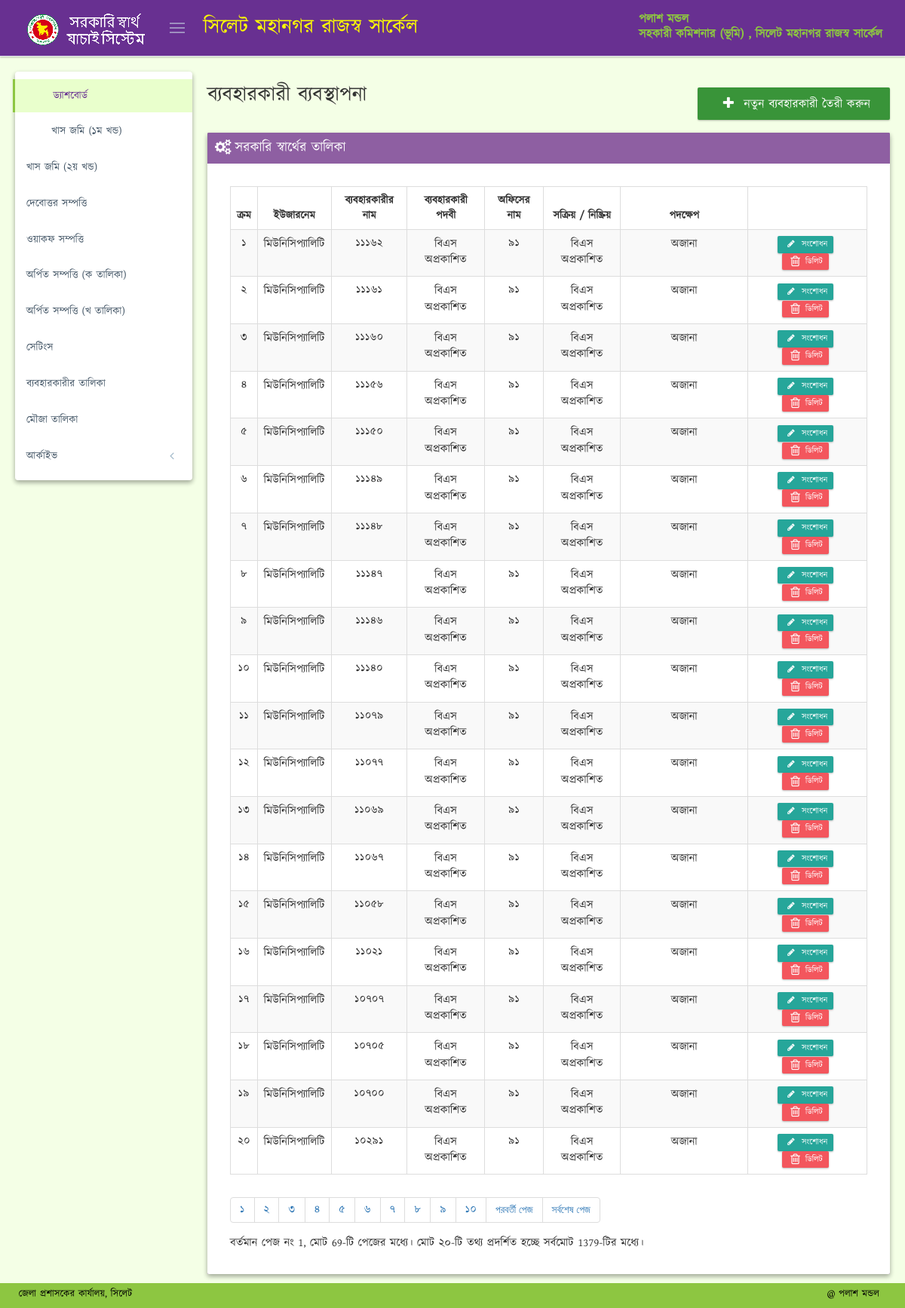
The page /users.php (signed in) on the database its author committed.
### tables this page shows
CREATE TABLE IF NOT EXISTS `settings` (
  `field_name` varchar(120) DEFAULT 'মহানগর রাজস্ব সার্কেল',
  `field_value` varchar(120) DEFAULT 'মহানগর রাজস্ব সার্কেল'
);

CREATE TABLE IF NOT EXISTS `users` (
  `id` int(11) NOT NULL AUTO_INCREMENT,
  `username` varchar(50) NOT NULL,
  `password` varchar(255) NOT NULL,
  `email` varchar(64) DEFAULT NULL,
  `officer_name` varchar(150) DEFAULT NULL,
  `officer_designation` varchar(150) DEFAULT NULL,
  `created_at` datetime DEFAULT CURRENT_TIMESTAMP,
  PRIMARY KEY (`id`),
  UNIQUE KEY `username` (`username`)
);

CREATE TABLE IF NOT EXISTS `dag` (
  `id` int(10) unsigned NOT NULL AUTO_INCREMENT,
  `mouja_id` int(11) DEFAULT NULL,
  `sa_dag` int(11) DEFAULT NULL,
  `bs_dag` int(11) DEFAULT NULL,
  `sa_khatian` int(11) DEFAULT NULL,
  `bs_khatian` int(11) DEFAULT NULL,
  `sa_land_amount` int(11) DEFAULT NULL,
  `bs_land_amount` int(11) DEFAULT NULL,
  `interest_id` int(11) NOT NULL DEFAULT '0',
  PRIMARY KEY (`id`)
);

CREATE TABLE IF NOT EXISTS `mouja` (
  `id` int(11) NOT NULL AUTO_INCREMENT,
  `name` varchar(120) DEFAULT NULL,
  `sa_jl` int(11) DEFAULT NULL,
  `bs_jl` int(11) DEFAULT NULL,
  PRIMARY KEY (`id`),
  UNIQUE KEY `id` (`id`)
);

### users.php (the view, shortened to what this page needs)
<!DOCTYPE html>
<html lang="en" class="no-js">
<head>
    <?php include 'header.php'; ?>
</head>
<body class="page-md page-sidebar-page-sidebar-closed-hide-logo page-header-fixed page-footer-fixed"
      oncontextmenu="return false;">
<?php include 'top_nav.php'; ?>
<div class="page-container">
    <?php include 'sidebar.php'; ?>
    <div class="page-content-wrapper">
        <div class="page-content" id="scroller" style="min-height:588px">
            <div class="row">
                <div class="col-md-12">
                    <div id="ajax-content">
                        <div class="page-head">
                            <div class="row" style="margin-bottom: 15px;">
                                <div class="col-md-12"></div>
                                <div class="col-md-6">
                                    <div class="page-title">
                                        <h2 style="margin-top: 0px;"> ব্যবহারকারী ব্যবস্থাপনা</h2>
                                    </div>
                                </div>
                                <div class="col-md-6 text-right" style="margin-top: 10px;">
                                    <a href="/add_user" style="background:#399439;" type="submit" name="submit" value="search"
                                       id="submit" class="btn btn-success btn-lg">
                                        <i class="fa fa-fw fa-plus"></i> নতুন ব্যবহারকারী তৈরী করুন
                                    </a>
                                </div>
                            </div>
                        </div>
                        <div class="row">
                            <div class="col-md-12">
                                <div class="portlet purple box">
                                    <div class="portlet-title">
                                        <div class="caption">
                                            <i class="fa fa-cogs"></i> সরকারি স্বার্থের তালিকা
                                        </div>
                                    </div>
                                    <div class="portlet-body">
                                        <div style="font-size: 15px; text-align: justify;margin: 20px;">
                                            <table class="table table-striped table-bordered table-hover" id="sample_6">
                                                <thead>
                                                <tr>
                                                    <th style="text-align: center;">ক্রম</th>
                                                    <th style="text-align: center;">ইউজারনেম</th>
                                                    <th style="text-align: center;">ব্যবহারকারীর নাম</th>
                                                    <th style="text-align: center;">ব্যবহারকারী পদবী</th>
                                                    <th style="text-align: center;"> অফিসের নাম</th>
                                                    <th style="text-align: center;">সক্রিয় / নিষ্ক্রিয়</th>
                                                    <th style="text-align: center;" width="20%">পদক্ষেপ</th>
                                                </tr>
                                                </thead>
                                                <tbody>
                                                <?php
                                                include 'config.php';
                                                $query = "SELECT * FROM `dag` ORDER BY id DESC";
                                                $result = mysqli_query($conn, $query);
                                                $numrows =mysqli_num_rows($result);
                                                $rowsperpage = 20;
                                                $totalpages = ceil($numrows / $rowsperpage);
                                                if (isset($_GET['currentpage']) && is_numeric($_GET['currentpage'])) {
                                                    $currentpage = (int) $_GET['currentpage'];
                                                } else {
                                                    $currentpage = 1;
                                                }
                                                $offset = ($currentpage - 1) * $rowsperpage;
                                                $query_final = "SELECT * FROM `dag` ORDER BY id DESC LIMIT $offset, $rowsperpage";
                                                if ( $_SERVER['REQUEST_METHOD'] == 'POST'  ) {
                                                    $query = $bs_part = $sa_part = $mouja_part = $joiner = '';
                                                    $sa_dag = $_REQUEST['sa_dag'];
                                                    $sa_dag = $_POST['sa_dag'];
                                                    $bs_dag = $_POST['bs_dag'];
                                                    $mouja_id = $_POST['mouja_id'];
                                                    if($mouja_id == 0  & $interest_id == 0) {
                                                        if ($sa_dag !=NULL){
                                                            $sa_part = 'sa_dag = '.$sa_dag;
                                                        }else{
                                                            $sa_part = '';
                                                        }
                                                        if($bs_dag !=NULL){
                                                            $bs_part = ' bs_dag='.$bs_dag;
                                                        }else {
                                                            $bs_part = '';
                                                        }
                                                        if($sa_dag and $bs_dag) { $joiner=' AND';} else { $joiner='';}
                                                        if ($mouja_id) {
                                                            $mouja_part = ' mouja_id='.$mouja_id;
                                                        }
                                                        else{
                                                            $mouja_part= '';
                                                        }
                                                    }else{
                                                        $query = "SELECT * FROM `dag` ORDER BY id DESC LIMIT 135";
                                                    }
                                                    $query = "SELECT * FROM dag WHERE {$sa_part} {$joiner} {$bs_part} {$mouja_part}";
                                                }
                                                else {
                                                    $query_final = "SELECT * FROM `dag` ORDER BY id DESC LIMIT $offset, $rowsperpage";
                                                }
                                                $result_final = mysqli_query($conn, $query_final);
                                                if (mysqli_num_rows($result_final) > 0) {
                                                    $i = 1;
                                                    while ($info = mysqli_fetch_array($result_final)) {
                                                        $mouja_query = "SELECT * FROM `mouja` WHERE id ={$info['mouja_id']}";
                                                        $mouja_result = mysqli_query($conn, $mouja_query);
                                                        $mouja_info = mysqli_fetch_array($mouja_result);
                                                        ?>
                                                        <tr style="">
                                                            <td style="text-align: center;"
                                                                class="numeric_bangla"><?php echo $offset+$i; ?></td>
                                                            <td style="text-align: center;"><?php echo $mouja_info['name']; ?></td>
                                                            <td style="text-align: center;"
                                                                class="numeric_bangla"><?php echo $info['sa_dag']; ?></td>
                                                            <td style="text-align: center;"
                                                            ><?php echo $info['bs_dag'] == null ? "বিএস অপ্রকাশিত" : ' class="numeric_bangla">'. $info['bs_dag']; ?></td>
                                                            <td style="text-align: center;" <?php echo $mouja_info['sa_jl'] == null ? ">এসএ অপ্রকাশিত" : ' class="numeric_bangla">'. $mouja_info['sa_jl']; ?></td>
                                                            <td style="text-align: center;" <?php echo $mouja_info['bs_jl'] == null ? ">বিএস অপ্রকাশিত" : 'class="numeric_bangla">'. $mouja_info['bs_jl']; ?></td>
                                                            <td style="text-align: center;" <?php echo $info['sa_khatian'] == 0 ? ">অজানা" : ' class="numeric_bangla">'. $info['sa_khatian']; ?></td>
                                                            <td class="text-center">
                                                                <a
                                                                    href="/edit.php?id=<?php echo $info['id']; ?>"
                                                                    class="btn btn-primary btn-xs label-success"
                                                                    title="সংশোধন"
                                                                ><i class="fa fa-pencil fa-fw"></i> সংশোধন</a
                                                                >
                                                                <a href="#delete-<?php echo $info['id']; ?>" class="btn btn-danger btn-xs" data-toggle="modal"
                                                                   title="ডিলিট"
                                                                ><i class="fa fa-trash-o fa-lg"></i> ডিলিট</a
                                                                >
                                                            </td>
                                                        </tr>
                                                        <?php
                                                        $i++;}
                                                } else {
                                                    echo"<div id='success-alert' class='alert alert-danger   ' >  <button class='close' data-close='alert'></button>
                                                     কোন সরকারি স্বার্থ খুঁজে পাওয়া যায় নাই।</div>";
                                                }
                                                ?>
                                                </tbody>
                                            </table>
                                            <div class="paginator">
                                                <ul class="pagination">
                                                    <?php
                                                    $range = 9;
                                                    for ($x = ($currentpage - $range); $x < (($currentpage + $range) + 1); $x++) {
                                                        if (($x > 0) && ($x <= $totalpages)) {
                                                            if ($x == $currentpage) {
                                                                echo " <li class='numeric_bangla'><a href>$x</a></li> ";
                                                            } else {
                                                                echo " <li class='numeric_bangla'><a href='{$_SERVER['PHP_SELF']}?currentpage=$x'>$x</a></li> ";
                                                            }
                                                        }
                                                    }
                                                    if ($currentpage != $totalpages) {
                                                        $nextpage = $currentpage + 1;
                                                        echo " <li class='numeric_bangla'><a href='{$_SERVER['PHP_SELF']}?currentpage=$nextpage'>পরবর্তী পেজ</a></li> ";
                                                        echo " <li class='numeric_bangla'><a href='{$_SERVER['PHP_SELF']}?currentpage=$totalpages'>সর্বশেষ পেজ</a></li> ";
                                                    }
                                                    ?>
                                                </ul>
                                                <p>বর্তমান পেজ নং <?php echo $currentpage; ?>, মোট <?php echo $totalpages; ?>-টি পেজের মধ্যে। মোট ২০-টি তথ্য প্রদর্শিত হচ্ছে সর্বমোট <?php echo $numrows  ; ?>-টির মধ্যে।</p>
                                            </div>
                                        </div>
                                    </div>
                                </div>
                            </div>
                        </div>
                    </div>
                </div>
            </div>
        </div>
    </div>
</div>
<?php include 'footer.php'; ?>
</body>
</html>

### top_nav.php (shortened to what this page needs)
<?php
require_once "config.php";
$query1 = 'SELECT * FROM `settings` WHERE field_name= "office_name"';
$result1 = mysqli_query($conn, $query1);
$info1 = mysqli_fetch_array($result1);
$username =$_COOKIE['username'];
$query2 = "SELECT * FROM `users` WHERE `username`= '$username' LIMIT 1";
$result2 = mysqli_query($conn, $query2);
$info2 = mysqli_fetch_array($result2);
?>
<div class="page-header md-shadow-z-1-i navbar navbar-fixed-top">
    <div class="page-header-inner">
        <div class="page-logo">
            <a href="dashboard.php">
                <img src="./images/logo.png" alt="logo" class="logo-default">
            </a>
            <div class="menu-toggler sidebar-toggler">
            </div>
        </div>
        <div class="page-actions">
            <h2 style="color: #ffff00;margin: 5px;"><?php echo $info1['field_value']; ?>
            </h2>
        </div>
        <div class="page-top">
            <div class="top-menu">
                <ul class="nav navbar-nav pull-right">
                    <li class="dropdown dropdown-user dropdown-dark">
                        <a href="javascript:;" class="dropdown-toggle" data-toggle="dropdown" data-hover="dropdown"
                           data-close-others="true">
                            <span class="username username-hide-on-mobile"> <?php echo $info2['officer_name'];?> <br> <?php echo $info2['officer_designation'];?> , <?php echo $info1['field_value']; ?> </span>
                        </a>
                    </li>
                </ul>
            </div>
        </div>
    </div>
</div><?php

### rows shown on the page
settings: field_value "সিলেট মহানগর রাজস্ব সার্কেল"
users: officer_name "পলাশ মন্ডল", officer_designation "সহকারী কমিশনার (ভূমি)"
dag: i "1", mouja.name "মিউনিসিপ্যালিটি", sa_dag "11162", shows "বিএস অপ্রকাশিত", mouja.sa_jl "91", sa_khatian "অজানা"
dag: i "2", mouja.name "মিউনিসিপ্যালিটি", sa_dag "11161", shows "বিএস অপ্রকাশিত", mouja.sa_jl "91", sa_khatian "অজানা"
dag: i "3", mouja.name "মিউনিসিপ্যালিটি", sa_dag "11160", shows "বিএস অপ্রকাশিত", mouja.sa_jl "91", sa_khatian "অজানা"
dag: i "4", mouja.name "মিউনিসিপ্যালিটি", sa_dag "11156", shows "বিএস অপ্রকাশিত", mouja.sa_jl "91", sa_khatian "অজানা"
dag: i "5", mouja.name "মিউনিসিপ্যালিটি", sa_dag "11150", shows "বিএস অপ্রকাশিত", mouja.sa_jl "91", sa_khatian "অজানা"
dag: i "6", mouja.name "মিউনিসিপ্যালিটি", sa_dag "11149", shows "বিএস অপ্রকাশিত", mouja.sa_jl "91", sa_khatian "অজানা"
dag: i "7", mouja.name "মিউনিসিপ্যালিটি", sa_dag "11148", shows "বিএস অপ্রকাশিত", mouja.sa_jl "91", sa_khatian "অজানা"
dag: i "8", mouja.name "মিউনিসিপ্যালিটি", sa_dag "11147", shows "বিএস অপ্রকাশিত", mouja.sa_jl "91", sa_khatian "অজানা"
dag: i "9", mouja.name "মিউনিসিপ্যালিটি", sa_dag "11146", shows "বিএস অপ্রকাশিত", mouja.sa_jl "91", sa_khatian "অজানা"
dag: i "10", mouja.name "মিউনিসিপ্যালিটি", sa_dag "11140", shows "বিএস অপ্রকাশিত", mouja.sa_jl "91", sa_khatian "অজানা"
dag: i "11", mouja.name "মিউনিসিপ্যালিটি", sa_dag "11079", shows "বিএস অপ্রকাশিত", mouja.sa_jl "91", sa_khatian "অজানা"
dag: i "12", mouja.name "মিউনিসিপ্যালিটি", sa_dag "11077", shows "বিএস অপ্রকাশিত", mouja.sa_jl "91", sa_khatian "অজানা"
dag: i "13", mouja.name "মিউনিসিপ্যালিটি", sa_dag "11069", shows "বিএস অপ্রকাশিত", mouja.sa_jl "91", sa_khatian "অজানা"
dag: i "14", mouja.name "মিউনিসিপ্যালিটি", sa_dag "11067", shows "বিএস অপ্রকাশিত", mouja.sa_jl "91", sa_khatian "অজানা"
dag: i "15", mouja.name "মিউনিসিপ্যালিটি", sa_dag "11058", shows "বিএস অপ্রকাশিত", mouja.sa_jl "91", sa_khatian "অজানা"
dag: i "16", mouja.name "মিউনিসিপ্যালিটি", sa_dag "11021", shows "বিএস অপ্রকাশিত", mouja.sa_jl "91", sa_khatian "অজানা"
dag: i "17", mouja.name "মিউনিসিপ্যালিটি", sa_dag "10707", shows "বিএস অপ্রকাশিত", mouja.sa_jl "91", sa_khatian "অজানা"
dag: i "18", mouja.name "মিউনিসিপ্যালিটি", sa_dag "10705", shows "বিএস অপ্রকাশিত", mouja.sa_jl "91", sa_khatian "অজানা"
dag: i "19", mouja.name "মিউনিসিপ্যালিটি", sa_dag "10700", shows "বিএস অপ্রকাশিত", mouja.sa_jl "91", sa_khatian "অজানা"
dag: i "20", mouja.name "মিউনিসিপ্যালিটি", sa_dag "10291", shows "বিএস অপ্রকাশিত", mouja.sa_jl "91", sa_khatian "অজানা"

### other values the page prints
$currentpage "1"
$totalpages "69"
$numrows "1379"
